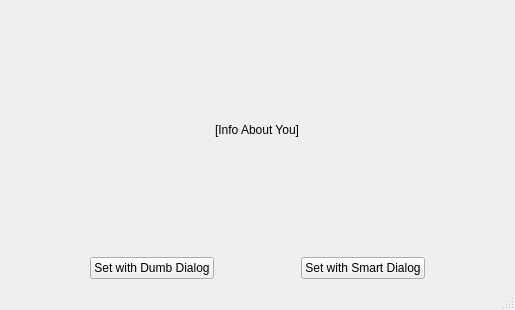
<?xml version="1.0" encoding="UTF-8"?>
<ui version="4.0">
 <class>MainWindow</class>
 <widget class="QMainWindow" name="MainWindow">
  <property name="geometry">
   <rect>
    <x>0</x>
    <y>0</y>
    <width>515</width>
    <height>310</height>
   </rect>
  </property>
  <property name="windowTitle">
   <string>Info About You</string>
  </property>
  <widget class="QWidget" name="centralwidget">
   <layout class="QGridLayout" name="gridLayout">
    <item row="0" column="0">
     <layout class="QVBoxLayout" name="verticalLayout">
      <item>
       <layout class="QHBoxLayout" name="horizontalLayout_2">
        <item>
         <spacer name="horizontalSpacer_4">
          <property name="orientation">
           <enum>Qt::Horizontal</enum>
          </property>
          <property name="sizeHint" stdset="0">
           <size>
            <width>40</width>
            <height>20</height>
           </size>
          </property>
         </spacer>
        </item>
        <item>
         <widget class="QLabel" name="infoLabel">
          <property name="text">
           <string>[Info About You]</string>
          </property>
         </widget>
        </item>
        <item>
         <spacer name="horizontalSpacer_5">
          <property name="orientation">
           <enum>Qt::Horizontal</enum>
          </property>
          <property name="sizeHint" stdset="0">
           <size>
            <width>40</width>
            <height>20</height>
           </size>
          </property>
         </spacer>
        </item>
       </layout>
      </item>
      <item>
       <layout class="QHBoxLayout" name="horizontalLayout">
        <item>
         <spacer name="horizontalSpacer_2">
          <property name="orientation">
           <enum>Qt::Horizontal</enum>
          </property>
          <property name="sizeHint" stdset="0">
           <size>
            <width>40</width>
            <height>20</height>
           </size>
          </property>
         </spacer>
        </item>
        <item>
         <widget class="QPushButton" name="setInfoDumbButton">
          <property name="text">
           <string>Set with Dumb Dialog</string>
          </property>
         </widget>
        </item>
        <item>
         <spacer name="horizontalSpacer">
          <property name="orientation">
           <enum>Qt::Horizontal</enum>
          </property>
          <property name="sizeHint" stdset="0">
           <size>
            <width>40</width>
            <height>20</height>
           </size>
          </property>
         </spacer>
        </item>
        <item>
         <widget class="QPushButton" name="setInfoSmartButton">
          <property name="text">
           <string>Set with Smart Dialog</string>
          </property>
         </widget>
        </item>
        <item>
         <spacer name="horizontalSpacer_3">
          <property name="orientation">
           <enum>Qt::Horizontal</enum>
          </property>
          <property name="sizeHint" stdset="0">
           <size>
            <width>40</width>
            <height>20</height>
           </size>
          </property>
         </spacer>
        </item>
       </layout>
      </item>
     </layout>
    </item>
   </layout>
  </widget>
  <widget class="QMenuBar" name="menubar">
   <property name="geometry">
    <rect>
     <x>0</x>
     <y>0</y>
     <width>515</width>
     <height>26</height>
    </rect>
   </property>
  </widget>
  <widget class="QStatusBar" name="statusbar"/>
 </widget>
 <resources/>
 <connections/>
</ui>
